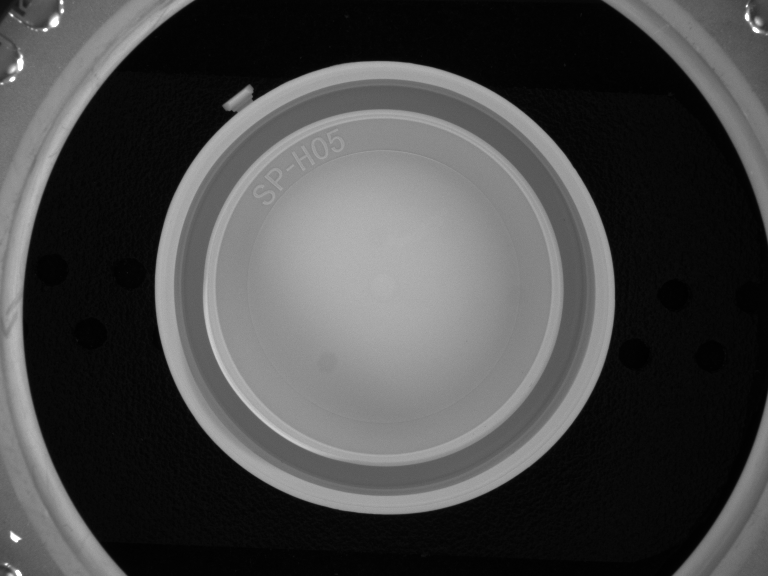
#> input picture img/d_01.bmp, 768 x 576 px; its folder holds only this picture in this run
$ jupyter execute --allow-errors cnp.ipynb   (shell and % lines are left out)
#> lines starting #> are read from the running program, lines starting #| are printed output that depends on the picture; after the words box and inside, x2 and y2 are one past the last pixel; in counts of white or black regions, pixels touching at a corner belong together
#> further down, image is the input picture: shape (576, 768); min 1, max 255, mean 71
# CAPS INSPECTION
## Cavity number preprocessing
Students should develop a software program to preprocess an image and get it ready to perform the
OCR of the cavity number of a plastic cap.
The cap has an external tab (1) at a fixed position in relation to the cavity number (2). Find in
Figure 6 a picture of the external side of the cap and in Figure 7 the image to be preprocessed.

## Imports and setup

[cell 1]
import cv2
import numpy as np
from matplotlib import pyplot as plt
import sys
from os import listdir
import time

# Only for jupyter notebook visualization

## Displaying sample image
folder_path='./img/'
filename="./img/g_10.bmp"
image = cv2.imread(filename, cv2.COLOR_BGR2GRAY)
#> (the rest of this cell did not finish here and is left out)

### Assumptions
#### After reading the assignment and a meeting with the tutors, we made a series of assumptions:

1. The images are acquired in an industrial enviroment: in an industrial image, typically we have a well-defined background 1+ objects, with high contrast between them.

- Plotting the grey-level histogram for an image, we can see that pixels are distributed into two well-separated classes, as it typically is the case for an industrial image. Also, because of this, images can be binarized by thresholding the pixel intensity level. We will exploit this in our first approaches and in the final solution for Task 1.

#> (a cell that did not finish here is left out)

2. There is always only one cap for each image

We create custom datasets that pupousely go agains this assumptions in order to better understand the robustness of our solution. This discussion can be saw at the end of the notebook.

## Task 1: Generate a crop of the cavity number
### 1.1: Outline the cap by generating a circle that fits the cap mouth

In order to detect a circle that fits the cap in the image, we will use the specialization of the Hough Transform (HT) for circle shapes.

#### 1) First approach: setting min Radius and maxRadius parameters
In our first approach to the task, we used the HT by setting a minimum and a maximum radius values (i.e. the range of radius values) that we saw fit for some images. However, this naive approach will may not find correct circles (or any circle at all) for all images, due to the various defective cap images we have in the dataset.

[cell 3]
mypath='./img/'
def task1_naiveCHT(filename, image, i):
#> called with filename = 'd_01.bmp', i = 0
    rows = image.shape[0]
    circles = cv2.HoughCircles(image,
                           cv2.HOUGH_GRADIENT,
                           1,
                           rows/32,
                           minRadius=227,
                           maxRadius=250)
#> circles = [[382.5, 291.5, 230.4]]

    if circles is not None:
        if len(circles) == 1:
            hough_circle = circles[0][0]
#> hough_circle = [382.5, 291.5, 230.4]
            center = [hough_circle[0], hough_circle[1]]
#> center = [382.5, 291.5]
            radius = hough_circle[2]
#> radius = 230.4
            center_in_pixels = np.int16(np.around(center))
#> center_in_pixels = [382, 292]
            radius_in_pixels = np.int16(np.around(radius))
#> radius_in_pixels = 230

            # Print the circle fitting cap mouth
            circle = plt.Circle(center, radius, color='m', fill=False)
            center_patch = plt.Circle(center, 1, color="g")

            ax = plt.subplot(int(np.ceil(len(listdir(mypath))/5)), 5, i+1)
            ax.set_title(filename)
            ax.add_patch(center_patch)
            ax.add_patch(circle)
            ax.imshow(image, cmap='gray', vmin=0, vmax=255)

        else:
            print(f"Found {len(circles)} circles, they are too many")
            # sys.exit(1)
    else:
        print(f"No circles for image: {filename}")
        # sys.exit(1)

[cell 4]
plt.figure(figsize=(40,40))
for i, file in enumerate(sorted(listdir(mypath))):
    if file.startswith("."):
        continue

    filename="./img/"+file
    image = cv2.imread(filename, cv2.COLOR_BGR2GRAY)
    task1_naiveCHT(file, image, i)

plt.show()
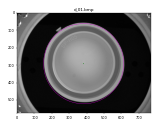
#> figure drawn by matplotlib, 1 panel

#### 2) Second approach: binarization and setting param1 and param2 parameters
In our second approach:
- first, we binarize cap images by thresholding by pixel intensities;
- then we mask the tab out, in order to find more correct circles in the binarized images;
- finally, we set the two parameters "param1" and "param2", respectively representing the higher gradient threshold used by the Canny edge detector applied to the image, and the accumulator threshold for the circle centers.

[cell 5]
from os import listdir

mypath='./img/'
plt.figure(figsize=(40,40))

for i, file in enumerate(sorted(listdir(mypath))):
    if file.startswith("."):
        continue

    filename="./img/"+file

    image = cv2.imread(filename, cv2.COLOR_BGR2GRAY)
    _, image_bin = cv2.threshold(image.astype(np.uint8), 40, 255, cv2.THRESH_BINARY)
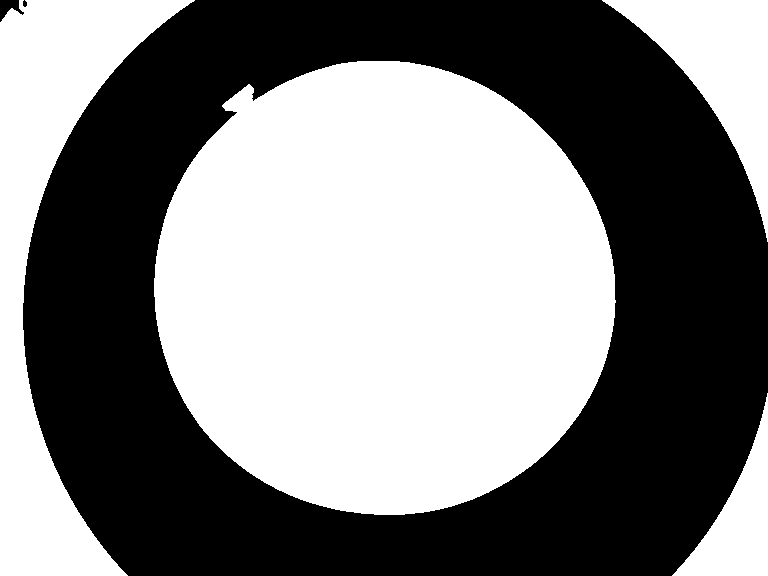
#> image_bin: shape (576, 768); 50.6% white; 3 black regions, box (x1, y1, x2, y2) and area: (23, 0, 768, 576) 218130, (0, 0, 24, 22) 263, (23, 0, 27, 7) 22
    image_bin_rot = cv2.rotate(image_bin, cv2.ROTATE_180)
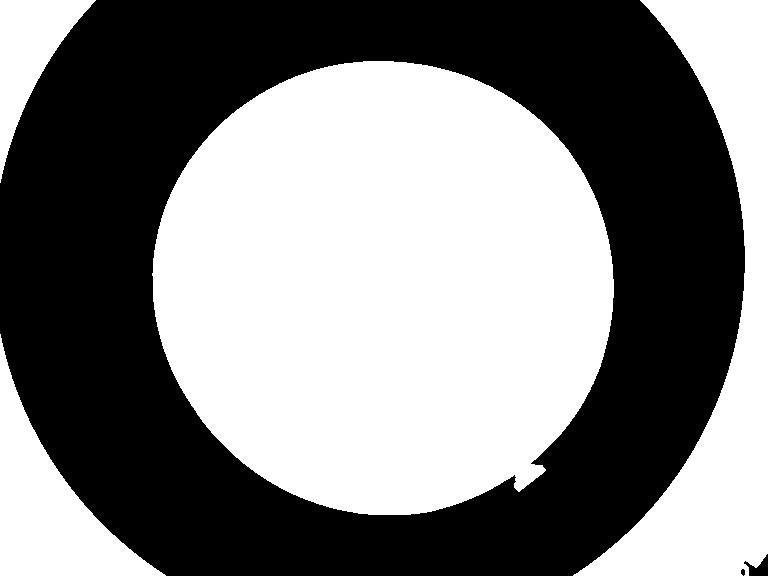
#> image_bin_rot: shape (576, 768); 50.6% white; 3 black regions, box (x1, y1, x2, y2) and area: (0, 0, 745, 576) 218130, (744, 554, 768, 576) 263, (741, 569, 745, 576) 22
    rows = image.shape[0]

    #
    image_masked = np.minimum(image_bin, image_bin_rot)
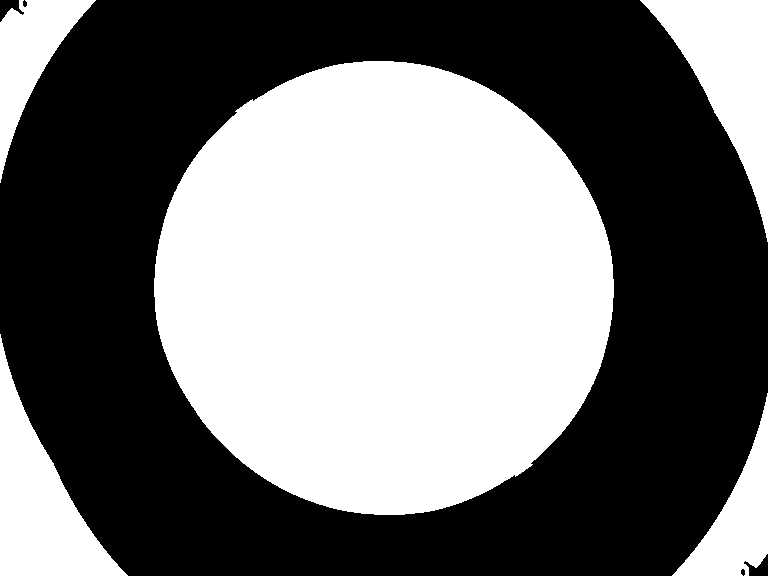
#> image_masked: shape (576, 768); 45.5% white; 5 white regions, box (x1, y1, x2, y2) and area: (154, 61, 614, 515) 163022, (640, 0, 768, 242) 12574, (0, 334, 128, 576) 12574, (0, 0, 96, 183) 6582, (672, 393, 768, 576) 6582

    circles = cv2.HoughCircles(image_masked,
                            cv2.HOUGH_GRADIENT, # Detection method unique that is implemented
                            1,
                            rows/4,
                            param1=500, # Threshold on the gradient
                            param2=25) # Smaller find more false positives
#> circles = [[382.5, 288.5, 229]]

    ax = plt.subplot(int(np.ceil(len(listdir(mypath))/3)), 3, i+1)
    ax.set_title(file)
    if circles is not None:
        if len(circles[0]) > 1:
            print(f"Image {file} has 2 or more circles")
        for circle in circles[0]:
            center = [circle[0], circle[1]]
            radius = circle[2]
            center_in_pixels = np.int16(np.around(center))
            radius_in_pixels = np.int16(np.around(radius))
            circle = plt.Circle(center, radius, color='m', fill=False)
            ax.add_patch(circle)
#> this loop made 1 pass
#> (center, radius, center_in_pixels, radius_in_pixels) on pass 1: ([382.5, 288.5], 229, [382, 288], 229)
    else:
        print(f"Image {file} has no circles")

    ax.imshow(image, cmap='gray', vmin=0, vmax=255)
    # hist, _ = np.histogram(image.flatten(), 256, [0,256])
    # ax.stem(hist)

plt.show()
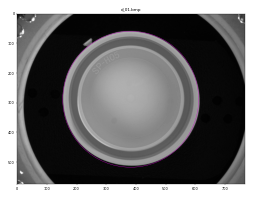
#> figure drawn by matplotlib, 1 panel

This second version finds circles for all images, but many of them are quite imprecise, again due to the various defective cap images we have in the dataset.
Tuning the HoughCircles() parameters will help us find the correct circles.

#### 3) Deleting grey objects around the cap to cancel out spurious circles
In order to find better and more precise circles, we can think of cancelling out the grey objects on the image corners, using black rectangular shapes, to leave the binarized cap only and avoid spurious circles in the image.

[cell 6]
from os import listdir

mypath='./img/'
plt.figure(figsize=(40,40))

for i, file in enumerate(sorted(listdir(mypath))):
    if file.startswith("."):
        continue

    filename="./img/"+file

    image = cv2.imread(filename, cv2.COLOR_BGR2GRAY)
    _, image_bin = cv2.threshold(image.astype(np.uint8), 20, 255, cv2.THRESH_BINARY)
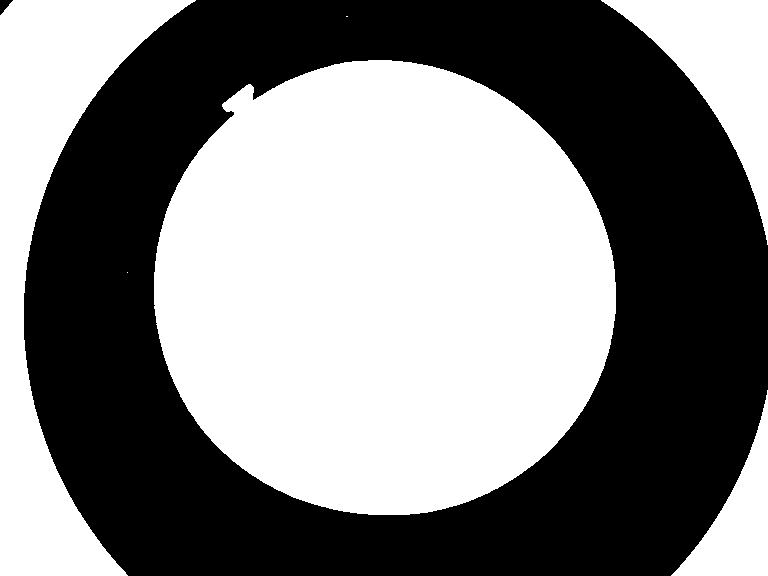
#> image_bin: shape (576, 768); 51% white; 2 black regions, box (x1, y1, x2, y2) and area: (24, 0, 768, 576) 216759, (0, 0, 13, 15) 104
    #image_bin = image
    rows = image.shape[0]

    cv2.rectangle(image_bin, (0,0), (150, 600), 0, -1)
    cv2.rectangle(image_bin, (650,0), (800, 600), 0, -1)
    cv2.rectangle(image_bin, (0,0), (800, 50), 0, -1)
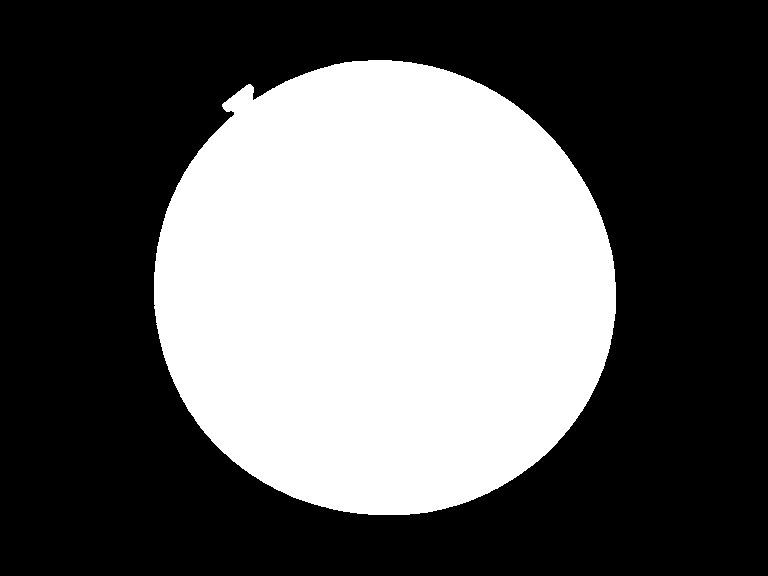
#> image_bin: shape (576, 768); 37.5% white; 1 white region, box (x1, y1, x2, y2) and area: (154, 60, 616, 515) 165697

    circles = cv2.HoughCircles(image_masked,
                            cv2.HOUGH_GRADIENT, # Detection method unique that is implemented
                            1,
                            rows/8,
                            param1=500, # Theshold on the gradient
                            param2=25) # Smaller find more false positives

    ax = plt.subplot(int(np.ceil(len(listdir(mypath))/3)), 3, i+1)
    ax.set_title(file)
    if circles is not None:
        if len(circles[0]) > 1:
            print(f"Image {file} has 2 or more circles")
        for circle in circles[0]:
            center = [circle[0], circle[1]]
            radius = circle[2]
            center_in_pixels = np.int16(np.around(center))
            radius_in_pixels = np.int16(np.around(radius))
            circle = plt.Circle(center, radius, color='m', fill=False)
            ax.add_patch(circle)
#> (the rest of the program and of its run is left out)
